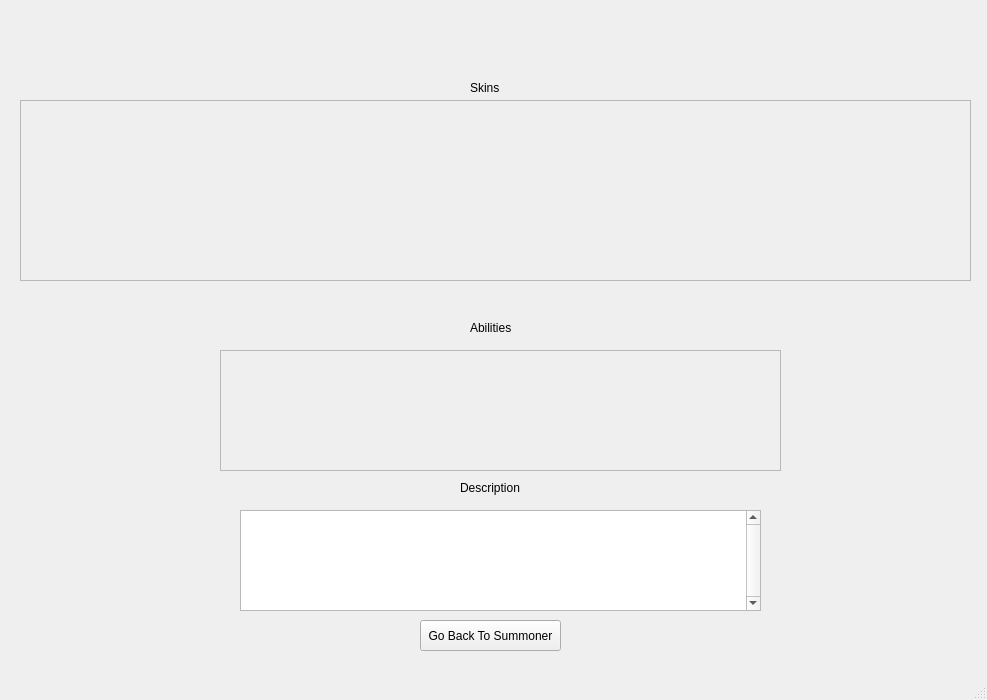
<?xml version="1.0" encoding="UTF-8"?>
<ui version="4.0">
 <class>ChampionWindow</class>
 <widget class="QMainWindow" name="ChampionWindow">
  <property name="geometry">
   <rect>
    <x>0</x>
    <y>0</y>
    <width>987</width>
    <height>700</height>
   </rect>
  </property>
  <property name="windowTitle">
   <string>MainWindow</string>
  </property>
  <widget class="QWidget" name="centralwidget">
   <widget class="QLabel" name="champion_name_label">
    <property name="geometry">
     <rect>
      <x>450</x>
      <y>30</y>
      <width>131</width>
      <height>31</height>
     </rect>
    </property>
    <property name="text">
     <string/>
    </property>
   </widget>
   <widget class="QPushButton" name="back_to_summoner_button">
    <property name="geometry">
     <rect>
      <x>420</x>
      <y>620</y>
      <width>141</width>
      <height>31</height>
     </rect>
    </property>
    <property name="toolTip">
     <string>Click to go back to the Summoner Window.</string>
    </property>
    <property name="text">
     <string>Go Back To Summoner</string>
    </property>
   </widget>
   <widget class="QScrollArea" name="skins_list">
    <property name="geometry">
     <rect>
      <x>20</x>
      <y>100</y>
      <width>951</width>
      <height>181</height>
     </rect>
    </property>
    <property name="verticalScrollBarPolicy">
     <enum>Qt::ScrollBarAlwaysOff</enum>
    </property>
    <property name="sizeAdjustPolicy">
     <enum>QAbstractScrollArea::AdjustIgnored</enum>
    </property>
    <property name="widgetResizable">
     <bool>false</bool>
    </property>
    <property name="alignment">
     <set>Qt::AlignCenter</set>
    </property>
    <widget class="QWidget" name="scrollAreaWidgetContents">
     <property name="geometry">
      <rect>
       <x>0</x>
       <y>0</y>
       <width>949</width>
       <height>179</height>
      </rect>
     </property>
    </widget>
   </widget>
   <widget class="QLabel" name="skins_label">
    <property name="geometry">
     <rect>
      <x>470</x>
      <y>80</y>
      <width>45</width>
      <height>15</height>
     </rect>
    </property>
    <property name="text">
     <string>Skins</string>
    </property>
   </widget>
   <widget class="QLabel" name="ability_label">
    <property name="geometry">
     <rect>
      <x>470</x>
      <y>320</y>
      <width>45</width>
      <height>15</height>
     </rect>
    </property>
    <property name="text">
     <string>Abilities</string>
    </property>
   </widget>
   <widget class="QScrollArea" name="ability_list">
    <property name="geometry">
     <rect>
      <x>220</x>
      <y>350</y>
      <width>561</width>
      <height>121</height>
     </rect>
    </property>
    <property name="widgetResizable">
     <bool>true</bool>
    </property>
    <widget class="QWidget" name="scrollAreaWidgetContents_2">
     <property name="geometry">
      <rect>
       <x>0</x>
       <y>0</y>
       <width>559</width>
       <height>119</height>
      </rect>
     </property>
    </widget>
   </widget>
   <widget class="QTextBrowser" name="ability_description">
    <property name="geometry">
     <rect>
      <x>240</x>
      <y>510</y>
      <width>521</width>
      <height>101</height>
     </rect>
    </property>
    <property name="verticalScrollBarPolicy">
     <enum>Qt::ScrollBarAlwaysOn</enum>
    </property>
    <property name="horizontalScrollBarPolicy">
     <enum>Qt::ScrollBarAlwaysOff</enum>
    </property>
    <property name="sizeAdjustPolicy">
     <enum>QAbstractScrollArea::AdjustToContents</enum>
    </property>
   </widget>
   <widget class="QLabel" name="ability_description_label">
    <property name="geometry">
     <rect>
      <x>460</x>
      <y>480</y>
      <width>71</width>
      <height>16</height>
     </rect>
    </property>
    <property name="text">
     <string>Description</string>
    </property>
   </widget>
  </widget>
  <widget class="QMenuBar" name="menubar">
   <property name="geometry">
    <rect>
     <x>0</x>
     <y>0</y>
     <width>987</width>
     <height>20</height>
    </rect>
   </property>
  </widget>
  <widget class="QStatusBar" name="statusbar"/>
 </widget>
 <resources/>
 <connections/>
</ui>
